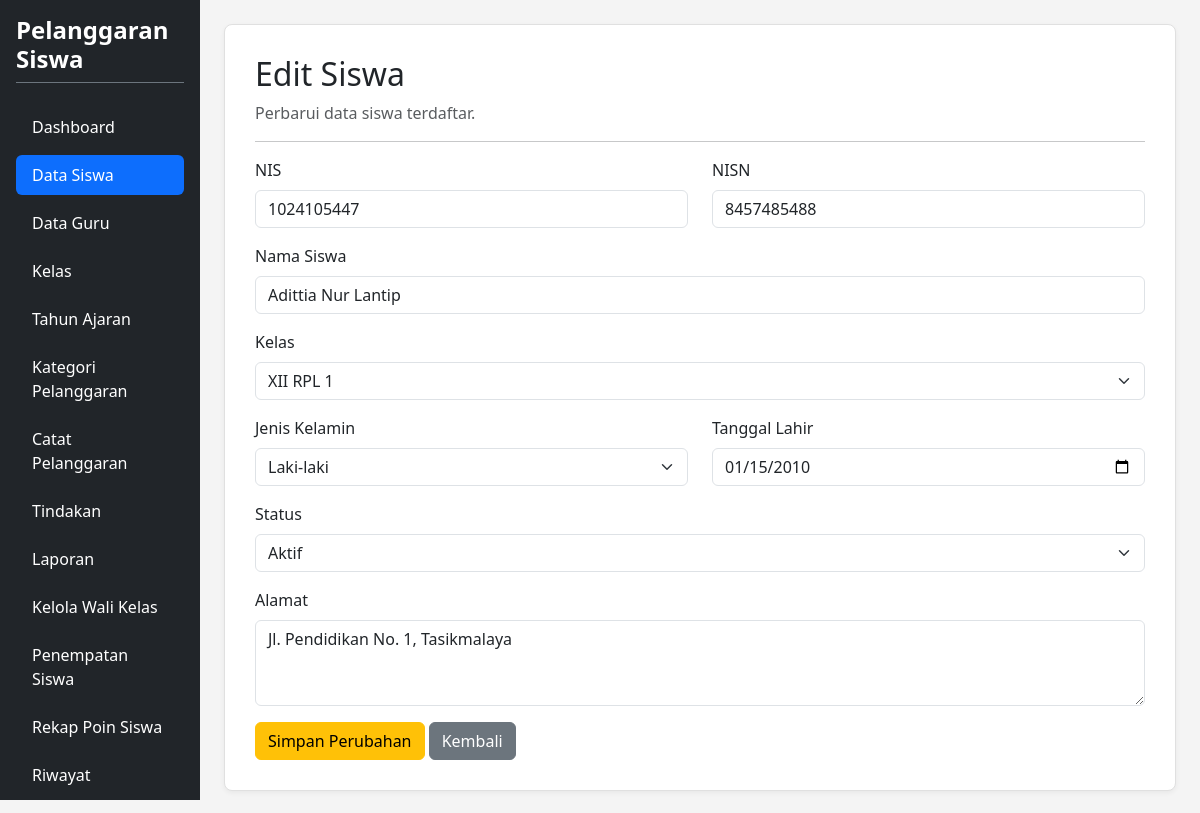
The app's page /edit_siswa.php?id=1 (signed in) with its own data.
### tables this page shows
CREATE TABLE `t_siswa` (
  `id` int(11) NOT NULL,
  `nis` varchar(10) NOT NULL,
  `nisn` varchar(15) NOT NULL,
  `nama` varchar(150) NOT NULL,
  `kelas_id` int(11) DEFAULT NULL,
  `jenis_kelamin` char(1) NOT NULL,
  `tanggal_lahir` date NOT NULL,
  `alamat` text NOT NULL,
  `status_aktif` tinyint(1) NOT NULL,
  `created_at` timestamp NOT NULL DEFAULT current_timestamp(),
  `updated_at` timestamp NOT NULL DEFAULT current_timestamp()
);

CREATE TABLE `t_kelas` (
  `id` int(11) NOT NULL,
  `nama` varchar(100) NOT NULL,
  `tingkat` varchar(20) NOT NULL,
  `jurusan` varchar(100) NOT NULL,
  `status_aktif` tinyint(1) NOT NULL,
  `created_at` timestamp NULL DEFAULT current_timestamp(),
  `updated_at` timestamp NULL DEFAULT current_timestamp()
);

### edit_siswa.php (the view, shortened to what this page needs)
<?php
require_once __DIR__ . '/config/koneksi.php';
function eS($v): string { return htmlspecialchars((string)$v, ENT_QUOTES, 'UTF-8'); }
$id = filter_var($_GET['id'] ?? 0, FILTER_VALIDATE_INT);
$st=$koneksi->prepare('SELECT * FROM t_siswa WHERE id=? LIMIT 1'); $st->bind_param('i',$id); $st->execute(); $siswa=$st->get_result()->fetch_assoc(); $st->close();
$kelasTerpilih=(int)($siswa['kelas_id']??0);
$qr=$koneksi->query('SELECT id,nama FROM t_kelas ORDER BY nama'); $kelasList=$qr?$qr->fetch_all(MYSQLI_ASSOC):[];
?>
<!doctype html><html lang="id"><head><link href="https://cdn.jsdelivr.net/npm/bootstrap@5.3.8/dist/css/bootstrap.min.css" rel="stylesheet"></head><body><div class="container-fluid p-0"><div class="row g-0 min-vh-100"><?php include __DIR__.'/layout/sidebar.php'; ?><main class="col-md-9 col-lg-10 p-4"><div class="content-card"><h2>Edit Siswa</h2><p class="text-muted">Perbarui data siswa terdaftar.</p><hr>
<form method="post"><div class="row"><div class="col-md-6 mb-3"><label class="form-label" for="nis">NIS</label><input class="form-control angka-saja" id="nis" name="nis" maxlength="10"  pattern="[0-9]{1,10}" inputmode="numeric" value="<?=eS($_POST['nis']??$siswa['nis'])?>" required></div><div class="col-md-6 mb-3"><label class="form-label" for="nisn">NISN</label><input class="form-control angka-saja" id="nisn" name="nisn" maxlength="15" pattern="[0-9]{1,15}" inputmode="numeric" value="<?=eS($_POST['nisn']??$siswa['nisn'])?>" required></div></div>
<div class="mb-3"><label class="form-label" for="nama">Nama Siswa</label><input class="form-control" id="nama" name="nama" maxlength="150" value="<?=eS($_POST['nama']??$siswa['nama'])?>" required></div><div class="mb-3"><label class="form-label" for="kelas_id">Kelas</label><select class="form-select" id="kelas_id" name="kelas_id" required><option value="">-- Pilih Kelas --</option><?php foreach($kelasList as $k): ?><option value="<?=$k['id']?>" <?=((int)($_POST['kelas_id']??$kelasTerpilih)==(int)$k['id'])?'selected':''?>><?=eS($k['nama'])?></option><?php endforeach; ?></select></div>
<div class="row"><div class="col-md-6 mb-3"><label class="form-label" for="jenis_kelamin">Jenis Kelamin</label><select class="form-select" id="jenis_kelamin" name="jenis_kelamin" required><option value="">-- Pilih --</option><option value="L" <?=($_POST['jenis_kelamin']??$siswa['jenis_kelamin'])==='L'?'selected':''?>>Laki-laki</option><option value="P" <?=($_POST['jenis_kelamin']??$siswa['jenis_kelamin'])==='P'?'selected':''?>>Perempuan</option></select></div><div class="col-md-6 mb-3"><label class="form-label" for="tanggal_lahir">Tanggal Lahir</label><input class="form-control" type="date" id="tanggal_lahir" name="tanggal_lahir" value="<?=eS($_POST['tanggal_lahir']??$siswa['tanggal_lahir'])?>" required></div></div>
<div class="mb-3"><label class="form-label" for="status_aktif">Status</label><select class="form-select" id="status_aktif" name="status_aktif"><option value="1" <?=((string)($_POST['status_aktif']??$siswa['status_aktif'])==='1')?'selected':''?>>Aktif</option><option value="0" <?=((string)($_POST['status_aktif']??$siswa['status_aktif'])==='0')?'selected':''?>>Tidak Aktif</option></select></div><div class="mb-3"><label class="form-label" for="alamat">Alamat</label><textarea class="form-control" id="alamat" name="alamat" rows="3" required><?=eS($_POST['alamat']??$siswa['alamat'])?></textarea></div><button class="btn btn-warning" type="submit">Simpan Perubahan</button> <a class="btn btn-secondary" href="kelola_siswa.php">Kembali</a></form></div></main></div></div><script>document.querySelectorAll('.angka-saja').forEach(el=>el.addEventListener('input',()=>el.value=el.value.replace(/[^0-9]/g,'')));</script></body></html>

### edit_siswa.php (style rules this page uses)
body { background:#f4f4f4 }
.content-card { background:#fff;border:1px solid #e0e0e0;border-radius:8px;padding:30px;box-shadow:0 2px 5px #0000000d }

### records on screen
t_siswa: nis "1024105447", nisn "8457485488", nama "Adittia Nur Lantip", kelas_id "XII RPL 1", jenis_kelamin "Laki-laki", tanggal_lahir "01/15/2010", status_aktif "Aktif", alamat "Jl. Pendidikan No. 1, Tasikmalaya"
